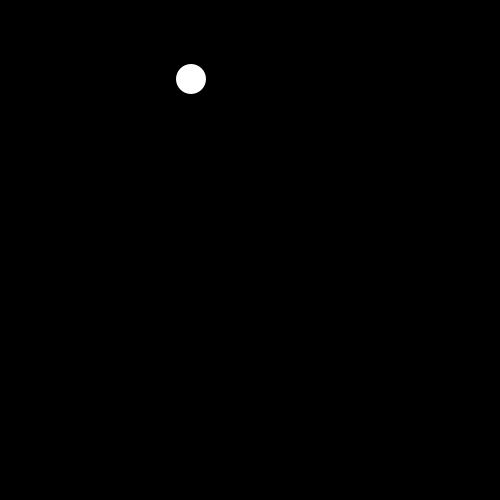
Frame 1 (no input)
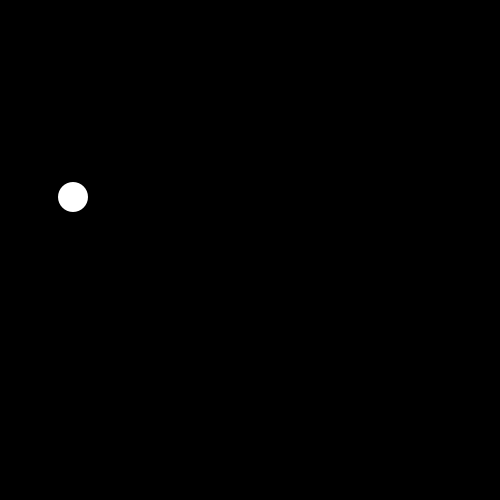
Frame 60 (the mouse pressed at the canvas centre just before this capture)
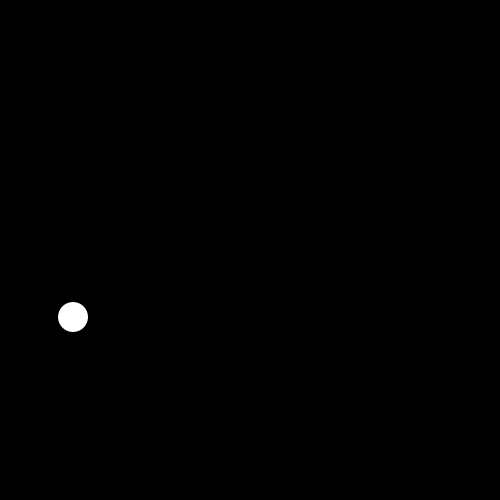
Frame 120 (the mouse held since frame 60 and released just before this capture)

The Processing sketch that drew these frames (run headless with seeded random() and noise(); from frame 60 on, the mouse is pressed at the canvas centre):

// Processing sketch: processing_82740
// ── processing_82740.pde

ball Ball;
void setup()
{
  Ball = new ball();
  size(500,500);
}
  
void draw()
{
  background(0);
  Ball.move();
  Ball.bounce();
  Ball.show();
}
  
class ball
{
  int x, y;
  boolean up, right;
  ball()
  {
    x=int(random(300));
    y=int(random(300));
    up=false;
    right=false;
  }
  
  
  void move()
  {
    if (right == true)
    {
      x+=2;
    }
    else
    {
      x-=2;
    }
    if (up == true)
    {
      y-=2;
    }
    else
    {
      y+=2;
    }
  }
  
  void bounce()
  {
    if (x<15)
    {
      right = true;
    }
    if (x>485)
    {
      right = false;
    }
    if (y<15)
    {
      up = false;
    }
    if (y>485)
    {
      up = true;
    }
  }
  
  void show()
  {
    noStroke();
    fill(255);
    ellipse(x, y, 30, 30);
  }
}
